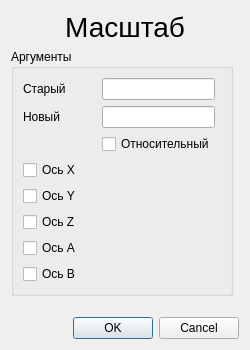
<?xml version="1.0" encoding="UTF-8"?>
<ui version="4.0">
 <class>ScaleDialog</class>
 <widget class="QDialog" name="ScaleDialog">
  <property name="geometry">
   <rect>
    <x>0</x>
    <y>0</y>
    <width>250</width>
    <height>350</height>
   </rect>
  </property>
  <property name="windowTitle">
   <string>Масштаб</string>
  </property>
  <property name="toolTip">
   <string>&lt;html&gt;&lt;head/&gt;&lt;body&gt;&lt;p align=&quot;justify&quot;&gt;&lt;span style=&quot; font-size:12pt;&quot;&gt;Быстрая клавиша &lt;/span&gt;&lt;span style=&quot; font-size:12pt; color:#3300ff;&quot;&gt;X &lt;/span&gt;&lt;span style=&quot; font-size:12pt;&quot;&gt;&lt;br/&gt;МАСШТАБ ПО Х [&lt;/span&gt;&lt;span style=&quot; font-size:12pt; font-weight:600;&quot;&gt;[ОТН] СТАРЫЙ, НОВЫЙ&lt;/span&gt;&lt;span style=&quot; font-size:12pt;&quot;&gt;] &lt;br/&gt;Задание масштаба по Х. &lt;br/&gt;&lt;/span&gt;&lt;span style=&quot; font-size:12pt; font-weight:600;&quot;&gt;ОТН&lt;/span&gt;&lt;span style=&quot; font-size:12pt;&quot;&gt; – Если задан этот параметр, то масштаб задается относительно предыдущего масштаба. &lt;br/&gt;&lt;/span&gt;&lt;span style=&quot; font-size:12pt; font-weight:600;&quot;&gt;СТАРЫЙ&lt;/span&gt;&lt;span style=&quot; font-size:12pt;&quot;&gt; – Размер по Х который нужно изменить. &lt;br/&gt;&lt;/span&gt;&lt;span style=&quot; font-size:12pt; font-weight:600;&quot;&gt;НОВЫЙ&lt;/span&gt;&lt;span style=&quot; font-size:12pt;&quot;&gt; – Размер по Х который нужно установить. &lt;/span&gt;&lt;/p&gt;&lt;/body&gt;&lt;/html&gt;</string>
  </property>
  <property name="whatsThis">
   <string>&lt;html&gt;&lt;head/&gt;&lt;body&gt;&lt;p align=&quot;justify&quot;&gt;&lt;span style=&quot; font-size:12pt;&quot;&gt;Быстрая клавиша &lt;/span&gt;&lt;span style=&quot; font-size:12pt; color:#3300ff;&quot;&gt;X &lt;/span&gt;&lt;span style=&quot; font-size:12pt;&quot;&gt;&lt;br/&gt;МАСШТАБ ПО Х [&lt;/span&gt;&lt;span style=&quot; font-size:12pt; font-weight:600;&quot;&gt;[ОТН] СТАРЫЙ, НОВЫЙ&lt;/span&gt;&lt;span style=&quot; font-size:12pt;&quot;&gt;] &lt;br/&gt;Задание масштаба по Х. &lt;br/&gt;&lt;/span&gt;&lt;span style=&quot; font-size:12pt; font-weight:600;&quot;&gt;ОТН&lt;/span&gt;&lt;span style=&quot; font-size:12pt;&quot;&gt; – Если задан этот параметр, то масштаб задается относительно предыдущего масштаба. &lt;br/&gt;&lt;/span&gt;&lt;span style=&quot; font-size:12pt; font-weight:600;&quot;&gt;СТАРЫЙ&lt;/span&gt;&lt;span style=&quot; font-size:12pt;&quot;&gt; – Размер по Х который нужно изменить. &lt;br/&gt;&lt;/span&gt;&lt;span style=&quot; font-size:12pt; font-weight:600;&quot;&gt;НОВЫЙ&lt;/span&gt;&lt;span style=&quot; font-size:12pt;&quot;&gt; – Размер по Х который нужно установить. &lt;/span&gt;&lt;/p&gt;&lt;/body&gt;&lt;/html&gt;</string>
  </property>
  <layout class="QGridLayout" name="gridLayout">
   <item row="1" column="0">
    <widget class="QGroupBox" name="scale_arguments_groupBox">
     <property name="sizePolicy">
      <sizepolicy hsizetype="Preferred" vsizetype="Preferred">
       <horstretch>1</horstretch>
       <verstretch>0</verstretch>
      </sizepolicy>
     </property>
     <property name="title">
      <string>Аргументы</string>
     </property>
     <layout class="QGridLayout" name="gridLayout_2">
      <item row="5" column="0" colspan="3">
       <widget class="QCheckBox" name="z_axis_checkBox">
        <property name="text">
         <string>Ось Z</string>
        </property>
       </widget>
      </item>
      <item row="1" column="0">
       <widget class="QLabel" name="new_scale_label">
        <property name="text">
         <string>Новый</string>
        </property>
       </widget>
      </item>
      <item row="4" column="0" colspan="3">
       <widget class="QCheckBox" name="y_axis_checkBox">
        <property name="text">
         <string>Ось Y</string>
        </property>
       </widget>
      </item>
      <item row="2" column="0">
       <spacer name="horizontalSpacer">
        <property name="orientation">
         <enum>Qt::Horizontal</enum>
        </property>
        <property name="sizeHint" stdset="0">
         <size>
          <width>100</width>
          <height>20</height>
         </size>
        </property>
       </spacer>
      </item>
      <item row="2" column="1">
       <widget class="QCheckBox" name="relative_checkBox">
        <property name="text">
         <string>Относительный</string>
        </property>
       </widget>
      </item>
      <item row="0" column="1">
       <widget class="QLineEdit" name="old_scale_lineEdit"/>
      </item>
      <item row="0" column="0">
       <widget class="QLabel" name="old_scale_label">
        <property name="text">
         <string>Старый</string>
        </property>
       </widget>
      </item>
      <item row="6" column="0" colspan="3">
       <widget class="QCheckBox" name="a_axis_checkBox">
        <property name="text">
         <string>Ось A</string>
        </property>
       </widget>
      </item>
      <item row="3" column="0" colspan="3">
       <widget class="QCheckBox" name="x_axis_checkBox">
        <property name="text">
         <string>Ось X</string>
        </property>
       </widget>
      </item>
      <item row="7" column="0" colspan="3">
       <widget class="QCheckBox" name="b_axis_checkBox">
        <property name="text">
         <string>Ось B</string>
        </property>
       </widget>
      </item>
      <item row="1" column="1">
       <widget class="QLineEdit" name="new_scale_lineEdit"/>
      </item>
     </layout>
    </widget>
   </item>
   <item row="0" column="0" colspan="2">
    <widget class="QLabel" name="label">
     <property name="font">
      <font>
       <pointsize>21</pointsize>
      </font>
     </property>
     <property name="text">
      <string>Масштаб</string>
     </property>
     <property name="alignment">
      <set>Qt::AlignCenter</set>
     </property>
    </widget>
   </item>
   <item row="3" column="0" colspan="2">
    <widget class="QDialogButtonBox" name="buttonBox">
     <property name="orientation">
      <enum>Qt::Horizontal</enum>
     </property>
     <property name="standardButtons">
      <set>QDialogButtonBox::Cancel|QDialogButtonBox::Ok</set>
     </property>
    </widget>
   </item>
   <item row="2" column="0">
    <spacer name="verticalSpacer_2">
     <property name="orientation">
      <enum>Qt::Vertical</enum>
     </property>
     <property name="sizeHint" stdset="0">
      <size>
       <width>20</width>
       <height>100</height>
      </size>
     </property>
    </spacer>
   </item>
  </layout>
 </widget>
 <resources/>
 <connections>
  <connection>
   <sender>buttonBox</sender>
   <signal>accepted()</signal>
   <receiver>ScaleDialog</receiver>
   <slot>accept()</slot>
   <hints>
    <hint type="sourcelabel">
     <x>248</x>
     <y>254</y>
    </hint>
    <hint type="destinationlabel">
     <x>157</x>
     <y>274</y>
    </hint>
   </hints>
  </connection>
  <connection>
   <sender>buttonBox</sender>
   <signal>rejected()</signal>
   <receiver>ScaleDialog</receiver>
   <slot>reject()</slot>
   <hints>
    <hint type="sourcelabel">
     <x>316</x>
     <y>260</y>
    </hint>
    <hint type="destinationlabel">
     <x>286</x>
     <y>274</y>
    </hint>
   </hints>
  </connection>
 </connections>
</ui>
